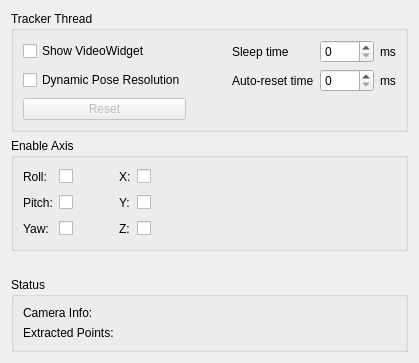
     <widget class="QWidget" name="tab">
      <attribute name="title">
       <string>General</string>
      </attribute>
      <layout class="QVBoxLayout" name="verticalLayout_3">
       <item>
        <widget class="QGroupBox" name="groupBox_6">
         <property name="title">
          <string>Tracker Thread</string>
         </property>
         <layout class="QVBoxLayout" name="verticalLayout_6">
          <item>
           <layout class="QGridLayout" name="gridLayout">
            <item row="1" column="0">
             <widget class="QCheckBox" name="dynpose_check">
              <property name="toolTip">
               <string/>
              </property>
              <property name="text">
               <string>Dynamic Pose Resolution</string>
              </property>
             </widget>
            </item>
            <item row="0" column="2">
             <widget class="QLabel" name="label_39">
              <property name="text">
               <string>Sleep time</string>
              </property>
              <property name="buddy">
               <cstring>sleep_spin</cstring>
              </property>
             </widget>
            </item>
            <item row="0" column="3">
             <layout class="QHBoxLayout" name="horizontalLayout_11">
              <item>
               <widget class="QSpinBox" name="sleep_spin">
                <property name="toolTip">
                 <string>Time the tracker thread sleeps after each processed frame</string>
                </property>
                <property name="suffix">
                 <string/>
                </property>
                <property name="maximum">
                 <number>9999</number>
                </property>
               </widget>
              </item>
              <item>
               <widget class="QLabel" name="label_40">
                <property name="text">
                 <string>ms</string>
                </property>
               </widget>
              </item>
             </layout>
            </item>
            <item row="1" column="2">
             <widget class="QLabel" name="label_43">
              <property name="text">
               <string>Auto-reset time</string>
              </property>
              <property name="buddy">
               <cstring>reset_spin</cstring>
              </property>
             </widget>
            </item>
            <item row="1" column="3">
             <layout class="QHBoxLayout" name="horizontalLayout_12">
              <item>
               <widget class="QSpinBox" name="reset_spin">
                <property name="toolTip">
                 <string>Time until automatic reset of tracker's internal state when no valid tracking result is found</string>
                </property>
                <property name="maximum">
                 <number>9999</number>
                </property>
               </widget>
              </item>
              <item>
               <widget class="QLabel" name="label_42">
                <property name="text">
                 <string>ms</string>
                </property>
               </widget>
              </item>
             </layout>
            </item>
            <item row="0" column="0">
             <widget class="QCheckBox" name="videowidget_check">
              <property name="toolTip">
               <string>Whether to update the content of the VideoWidget</string>
              </property>
              <property name="text">
               <string>Show VideoWidget</string>
              </property>
             </widget>
            </item>
            <item row="1" column="1">
             <spacer name="horizontalSpacer_7">
              <property name="orientation">
               <enum>Qt::Horizontal</enum>
              </property>
              <property name="sizeHint" stdset="0">
               <size>
                <width>40</width>
                <height>20</height>
               </size>
              </property>
             </spacer>
            </item>
            <item row="0" column="1">
             <spacer name="horizontalSpacer_11">
              <property name="orientation">
               <enum>Qt::Horizontal</enum>
              </property>
              <property name="sizeHint" stdset="0">
               <size>
                <width>40</width>
                <height>20</height>
               </size>
              </property>
             </spacer>
            </item>
            <item row="2" column="0">
             <widget class="QPushButton" name="reset_button">
              <property name="enabled">
               <bool>false</bool>
              </property>
              <property name="toolTip">
               <string>Reset the tracker's internal state</string>
              </property>
              <property name="text">
               <string>Reset</string>
              </property>
             </widget>
            </item>
           </layout>
          </item>
         </layout>
        </widget>
       </item>
       <item>
        <widget class="QGroupBox" name="groupBox_3">
         <property name="minimumSize">
          <size>
           <width>0</width>
           <height>85</height>
          </size>
         </property>
         <property name="title">
          <string>Enable Axis</string>
         </property>
         <layout class="QHBoxLayout" name="horizontalLayout_5">
          <item>
           <layout class="QGridLayout" name="gridLayout_2">
            <item row="0" column="0">
             <widget class="QLabel" name="label_6">
              <property name="text">
               <string>Roll:</string>
              </property>
              <property name="buddy">
               <cstring>chkEnableRoll</cstring>
              </property>
             </widget>
            </item>
            <item row="1" column="0">
             <widget class="QLabel" name="label_9">
              <property name="text">
               <string>Pitch:</string>
              </property>
              <property name="buddy">
               <cstring>chkEnablePitch</cstring>
              </property>
             </widget>
            </item>
            <item row="2" column="0">
             <widget class="QLabel" name="label_11">
              <property name="text">
               <string>Yaw:</string>
              </property>
              <property name="buddy">
               <cstring>chkEnableYaw</cstring>
              </property>
             </widget>
            </item>
            <item row="0" column="1">
             <widget class="QCheckBox" name="chkEnableRoll">
              <property name="maximumSize">
               <size>
                <width>20</width>
                <height>16777215</height>
               </size>
              </property>
              <property name="layoutDirection">
               <enum>Qt::LeftToRight</enum>
              </property>
              <property name="styleSheet">
               <string notr="true"/>
              </property>
              <property name="text">
               <string/>
              </property>
             </widget>
            </item>
            <item row="1" column="1">
             <widget class="QCheckBox" name="chkEnablePitch">
              <property name="maximumSize">
               <size>
                <width>20</width>
                <height>16777215</height>
               </size>
              </property>
              <property name="layoutDirection">
               <enum>Qt::LeftToRight</enum>
              </property>
              <property name="text">
               <string/>
              </property>
             </widget>
            </item>
            <item row="2" column="1">
             <widget class="QCheckBox" name="chkEnableYaw">
              <property name="maximumSize">
               <size>
                <width>20</width>
                <height>16777215</height>
               </size>
              </property>
              <property name="layoutDirection">
               <enum>Qt::LeftToRight</enum>
              </property>
              <property name="text">
               <string/>
              </property>
             </widget>
            </item>
            <item row="0" column="3">
             <widget class="QLabel" name="label_14">
              <property name="text">
               <string>X:</string>
              </property>
              <property name="buddy">
               <cstring>chkEnableX</cstring>
              </property>
             </widget>
            </item>
            <item row="0" column="4">
             <widget class="QCheckBox" name="chkEnableX">
              <property name="maximumSize">
               <size>
                <width>20</width>
                <height>16777215</height>
               </size>
              </property>
              <property name="layoutDirection">
               <enum>Qt::LeftToRight</enum>
              </property>
              <property name="text">
               <string/>
              </property>
             </widget>
            </item>
            <item row="1" column="3">
             <widget class="QLabel" name="label_15">
              <property name="text">
               <string>Y:</string>
              </property>
              <property name="buddy">
               <cstring>chkEnableY</cstring>
              </property>
             </widget>
            </item>
            <item row="1" column="4">
             <widget class="QCheckBox" name="chkEnableY">
              <property name="maximumSize">
               <size>
                <width>20</width>
                <height>16777215</height>
               </size>
              </property>
              <property name="layoutDirection">
               <enum>Qt::LeftToRight</enum>
              </property>
              <property name="text">
               <string/>
              </property>
             </widget>
            </item>
            <item row="2" column="3">
             <widget class="QLabel" name="label_16">
              <property name="text">
               <string>Z:</string>
              </property>
              <property name="buddy">
               <cstring>chkEnableZ</cstring>
              </property>
             </widget>
            </item>
            <item row="2" column="4">
             <widget class="QCheckBox" name="chkEnableZ">
              <property name="maximumSize">
               <size>
                <width>20</width>
                <height>16777215</height>
               </size>
              </property>
              <property name="layoutDirection">
               <enum>Qt::LeftToRight</enum>
              </property>
              <property name="text">
               <string/>
              </property>
             </widget>
            </item>
            <item row="0" column="2">
             <spacer name="horizontalSpacer_3">
              <property name="orientation">
               <enum>Qt::Horizontal</enum>
              </property>
              <property name="sizeType">
               <enum>QSizePolicy::Minimum</enum>
              </property>
              <property name="sizeHint" stdset="0">
               <size>
                <width>40</width>
                <height>20</height>
               </size>
              </property>
             </spacer>
            </item>
            <item row="1" column="2">
             <spacer name="horizontalSpacer_5">
              <property name="orientation">
               <enum>Qt::Horizontal</enum>
              </property>
              <property name="sizeType">
               <enum>QSizePolicy::Minimum</enum>
              </property>
              <property name="sizeHint" stdset="0">
               <size>
                <width>40</width>
                <height>20</height>
               </size>
              </property>
             </spacer>
            </item>
            <item row="2" column="2">
             <spacer name="horizontalSpacer_8">
              <property name="orientation">
               <enum>Qt::Horizontal</enum>
              </property>
              <property name="sizeType">
               <enum>QSizePolicy::Minimum</enum>
              </property>
              <property name="sizeHint" stdset="0">
               <size>
                <width>40</width>
                <height>20</height>
               </size>
              </property>
             </spacer>
            </item>
           </layout>
          </item>
          <item>
           <spacer name="horizontalSpacer_4">
            <property name="orientation">
             <enum>Qt::Horizontal</enum>
            </property>
            <property name="sizeHint" stdset="0">
             <size>
              <width>40</width>
              <height>20</height>
             </size>
            </property>
           </spacer>
          </item>
         </layout>
        </widget>
       </item>
       <item>
        <spacer name="verticalSpacer">
         <property name="orientation">
          <enum>Qt::Vertical</enum>
         </property>
         <property name="sizeHint" stdset="0">
          <size>
           <width>20</width>
           <height>20</height>
          </size>
         </property>
        </spacer>
       </item>
       <item>
        <widget class="QGroupBox" name="groupBox_11">
         <property name="title">
          <string>Status</string>
         </property>
         <layout class="QVBoxLayout" name="verticalLayout_8">
          <item>
           <layout class="QFormLayout" name="formLayout_2">
            <property name="fieldGrowthPolicy">
             <enum>QFormLayout::AllNonFixedFieldsGrow</enum>
            </property>
            <item row="0" column="0">
             <widget class="QLabel" name="label_65">
              <property name="text">
               <string>Camera Info:</string>
              </property>
             </widget>
            </item>
            <item row="0" column="1">
             <widget class="QLabel" name="caminfo_label_2">
              <property name="sizePolicy">
               <sizepolicy hsizetype="Preferred" vsizetype="Preferred">
                <horstretch>0</horstretch>
                <verstretch>0</verstretch>
               </sizepolicy>
              </property>
              <property name="minimumSize">
               <size>
                <width>120</width>
                <height>0</height>
               </size>
              </property>
              <property name="text">
               <string/>
              </property>
             </widget>
            </item>
            <item row="1" column="0">
             <widget class="QLabel" name="label_17">
              <property name="text">
               <string>Extracted Points:</string>
              </property>
             </widget>
            </item>
            <item row="1" column="1">
             <widget class="QLabel" name="pointinfo_label_2">
              <property name="minimumSize">
               <size>
                <width>50</width>
                <height>0</height>
               </size>
              </property>
              <property name="text">
               <string/>
              </property>
             </widget>
            </item>
           </layout>
          </item>
         </layout>
        </widget>
       </item>
      </layout>
     </widget>
